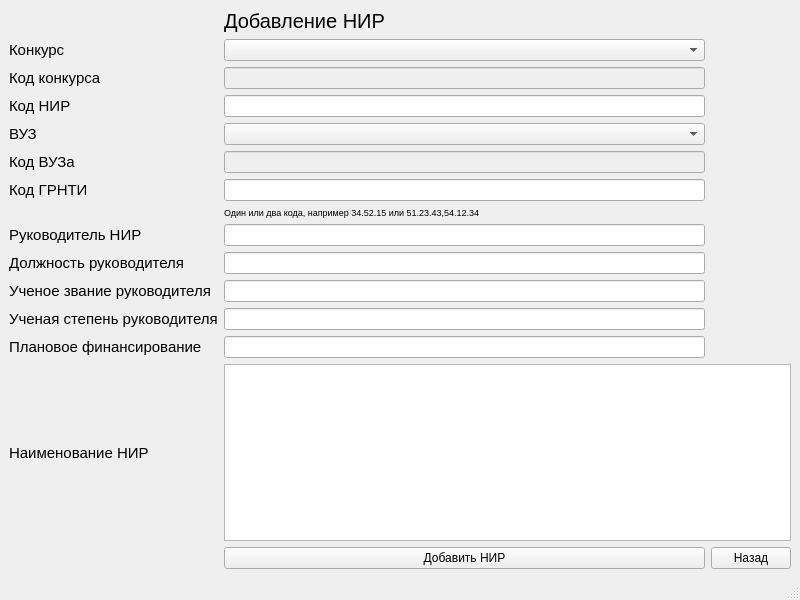
<?xml version="1.0" encoding="UTF-8"?>
<ui version="4.0">
 <class>MainWindow</class>
 <widget class="QMainWindow" name="MainWindow">
  <property name="geometry">
   <rect>
    <x>0</x>
    <y>0</y>
    <width>800</width>
    <height>600</height>
   </rect>
  </property>
  <property name="windowTitle">
   <string>Добавить</string>
  </property>
  <property name="windowIcon">
   <iconset>
    <normaloff>../../SQL_lab-functionality/Prog/ui/png/Верблюд.png</normaloff>../../SQL_lab-functionality/Prog/ui/png/Верблюд.png</iconset>
  </property>
  <widget class="QWidget" name="centralwidget">
   <layout class="QGridLayout" name="gridLayout_2">
    <item row="0" column="0">
     <layout class="QGridLayout" name="gridLayout">
      <item row="8" column="0">
       <widget class="QLabel" name="label_7">
        <property name="font">
         <font>
          <pointsize>11</pointsize>
         </font>
        </property>
        <property name="text">
         <string>Руководитель НИР</string>
        </property>
       </widget>
      </item>
      <item row="0" column="1">
       <widget class="QLabel" name="mainLabel">
        <property name="maximumSize">
         <size>
          <width>400</width>
          <height>70</height>
         </size>
        </property>
        <property name="font">
         <font>
          <pointsize>15</pointsize>
         </font>
        </property>
        <property name="text">
         <string>Добавление НИР</string>
        </property>
       </widget>
      </item>
      <item row="5" column="1">
       <widget class="QLineEdit" name="vuzcodLine">
        <property name="enabled">
         <bool>false</bool>
        </property>
        <property name="font">
         <font>
          <weight>50</weight>
          <italic>false</italic>
          <bold>false</bold>
          <underline>false</underline>
          <strikeout>false</strikeout>
         </font>
        </property>
        <property name="tabletTracking">
         <bool>false</bool>
        </property>
        <property name="readOnly">
         <bool>false</bool>
        </property>
        <property name="clearButtonEnabled">
         <bool>false</bool>
        </property>
       </widget>
      </item>
      <item row="6" column="1">
       <widget class="QLineEdit" name="codGRNTILine"/>
      </item>
      <item row="8" column="1">
       <widget class="QLineEdit" name="rukLine"/>
      </item>
      <item row="6" column="0">
       <widget class="QLabel" name="label_6">
        <property name="font">
         <font>
          <pointsize>11</pointsize>
         </font>
        </property>
        <property name="text">
         <string>Код ГРНТИ</string>
        </property>
       </widget>
      </item>
      <item row="3" column="0">
       <widget class="QLabel" name="label_3">
        <property name="font">
         <font>
          <pointsize>11</pointsize>
         </font>
        </property>
        <property name="text">
         <string>Код НИР</string>
        </property>
       </widget>
      </item>
      <item row="2" column="0">
       <widget class="QLabel" name="label_2">
        <property name="font">
         <font>
          <pointsize>11</pointsize>
         </font>
        </property>
        <property name="text">
         <string>Код конкурса</string>
        </property>
       </widget>
      </item>
      <item row="4" column="0">
       <widget class="QLabel" name="label_4">
        <property name="font">
         <font>
          <pointsize>11</pointsize>
         </font>
        </property>
        <property name="text">
         <string>ВУЗ</string>
        </property>
       </widget>
      </item>
      <item row="3" column="1">
       <widget class="QLineEdit" name="codnir"/>
      </item>
      <item row="1" column="0">
       <widget class="QLabel" name="label_14">
        <property name="font">
         <font>
          <pointsize>11</pointsize>
         </font>
        </property>
        <property name="text">
         <string>Конкурс</string>
        </property>
       </widget>
      </item>
      <item row="11" column="0">
       <widget class="QLabel" name="label_10">
        <property name="font">
         <font>
          <pointsize>11</pointsize>
         </font>
        </property>
        <property name="text">
         <string>Ученая степень руководителя</string>
        </property>
       </widget>
      </item>
      <item row="4" column="1">
       <widget class="QComboBox" name="vuzCombo">
        <property name="editable">
         <bool>false</bool>
        </property>
        <property name="maxVisibleItems">
         <number>10</number>
        </property>
       </widget>
      </item>
      <item row="2" column="1">
       <widget class="QLineEdit" name="codkonkLine">
        <property name="enabled">
         <bool>false</bool>
        </property>
       </widget>
      </item>
      <item row="5" column="0">
       <widget class="QLabel" name="label_5">
        <property name="font">
         <font>
          <pointsize>11</pointsize>
         </font>
        </property>
        <property name="text">
         <string>Код ВУЗа</string>
        </property>
       </widget>
      </item>
      <item row="9" column="1">
       <widget class="QLineEdit" name="dolzhLine"/>
      </item>
      <item row="10" column="0">
       <widget class="QLabel" name="label_9">
        <property name="maximumSize">
         <size>
          <width>600</width>
          <height>100</height>
         </size>
        </property>
        <property name="font">
         <font>
          <pointsize>11</pointsize>
         </font>
        </property>
        <property name="text">
         <string>Ученое звание руководителя</string>
        </property>
       </widget>
      </item>
      <item row="10" column="1">
       <widget class="QLineEdit" name="scienceZvanLine"/>
      </item>
      <item row="12" column="0">
       <widget class="QLabel" name="label_11">
        <property name="font">
         <font>
          <pointsize>11</pointsize>
         </font>
        </property>
        <property name="text">
         <string>Плановое финансирование</string>
        </property>
       </widget>
      </item>
      <item row="9" column="0">
       <widget class="QLabel" name="label_8">
        <property name="font">
         <font>
          <pointsize>11</pointsize>
         </font>
        </property>
        <property name="text">
         <string>Должность руководителя</string>
        </property>
       </widget>
      </item>
      <item row="13" column="0">
       <widget class="QLabel" name="label_12">
        <property name="font">
         <font>
          <pointsize>11</pointsize>
         </font>
        </property>
        <property name="text">
         <string>Наименование НИР</string>
        </property>
       </widget>
      </item>
      <item row="14" column="2">
       <widget class="QPushButton" name="backBtn">
        <property name="font">
         <font>
          <pointsize>9</pointsize>
         </font>
        </property>
        <property name="text">
         <string>Назад</string>
        </property>
       </widget>
      </item>
      <item row="11" column="1">
       <widget class="QLineEdit" name="scienceStepLine"/>
      </item>
      <item row="12" column="1">
       <widget class="QLineEdit" name="finansLine"/>
      </item>
      <item row="14" column="1">
       <widget class="QPushButton" name="saveBtn">
        <property name="font">
         <font>
          <pointsize>9</pointsize>
         </font>
        </property>
        <property name="text">
         <string>Добавить НИР</string>
        </property>
       </widget>
      </item>
      <item row="1" column="1">
       <widget class="QComboBox" name="konkCombo">
        <property name="enabled">
         <bool>true</bool>
        </property>
        <property name="font">
         <font>
          <weight>50</weight>
          <italic>false</italic>
          <bold>false</bold>
          <underline>false</underline>
          <strikeout>false</strikeout>
         </font>
        </property>
        <property name="mouseTracking">
         <bool>false</bool>
        </property>
        <property name="tabletTracking">
         <bool>false</bool>
        </property>
        <property name="acceptDrops">
         <bool>false</bool>
        </property>
        <property name="autoFillBackground">
         <bool>false</bool>
        </property>
        <property name="editable">
         <bool>false</bool>
        </property>
        <property name="duplicatesEnabled">
         <bool>false</bool>
        </property>
       </widget>
      </item>
      <item row="13" column="1" colspan="2">
       <widget class="QTextEdit" name="nirDescText"/>
      </item>
      <item row="7" column="1">
       <widget class="QLabel" name="label">
        <property name="font">
         <font>
          <pointsize>7</pointsize>
         </font>
        </property>
        <property name="text">
         <string>Один или два кода, например 34.52.15 или 51.23.43,54.12.34</string>
        </property>
       </widget>
      </item>
     </layout>
    </item>
   </layout>
  </widget>
  <widget class="QMenuBar" name="menubar">
   <property name="geometry">
    <rect>
     <x>0</x>
     <y>0</y>
     <width>800</width>
     <height>26</height>
    </rect>
   </property>
  </widget>
  <widget class="QStatusBar" name="statusbar"/>
 </widget>
 <resources/>
 <connections/>
</ui>
